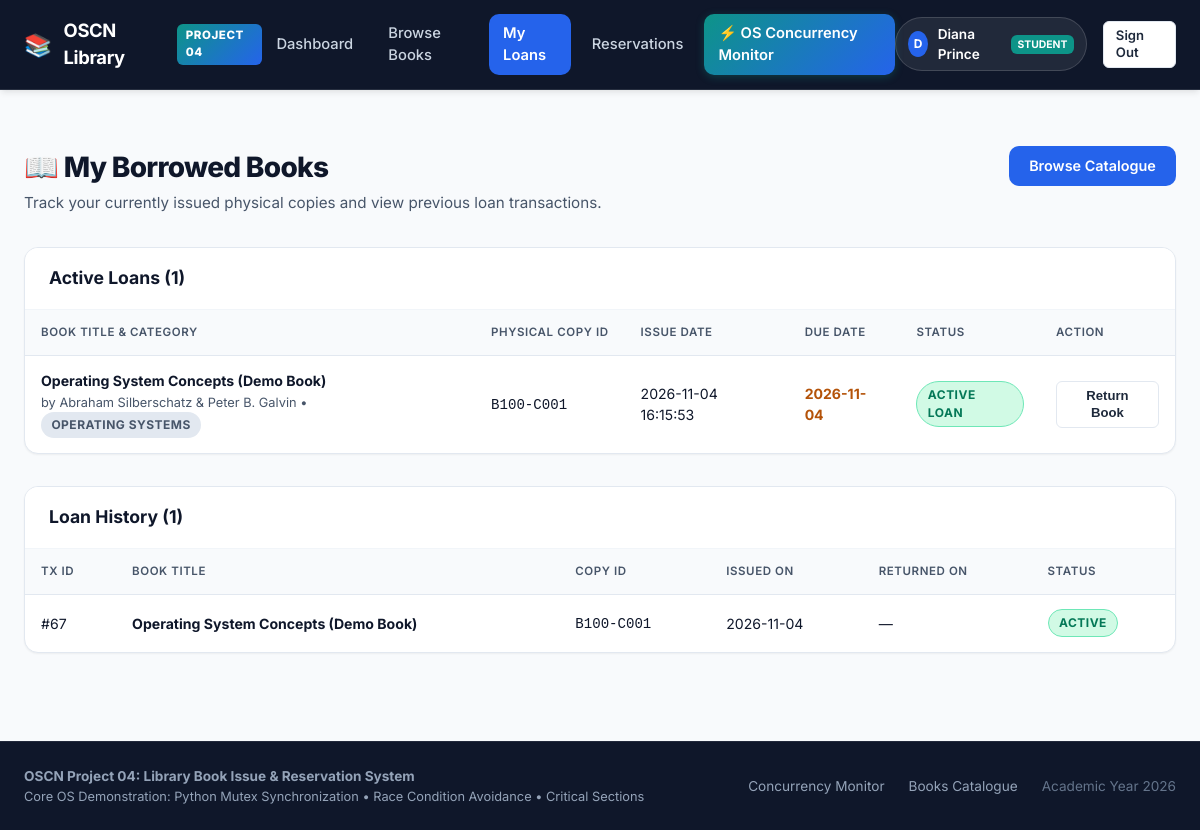
Page /my-books (signed in) on the earlier database version.
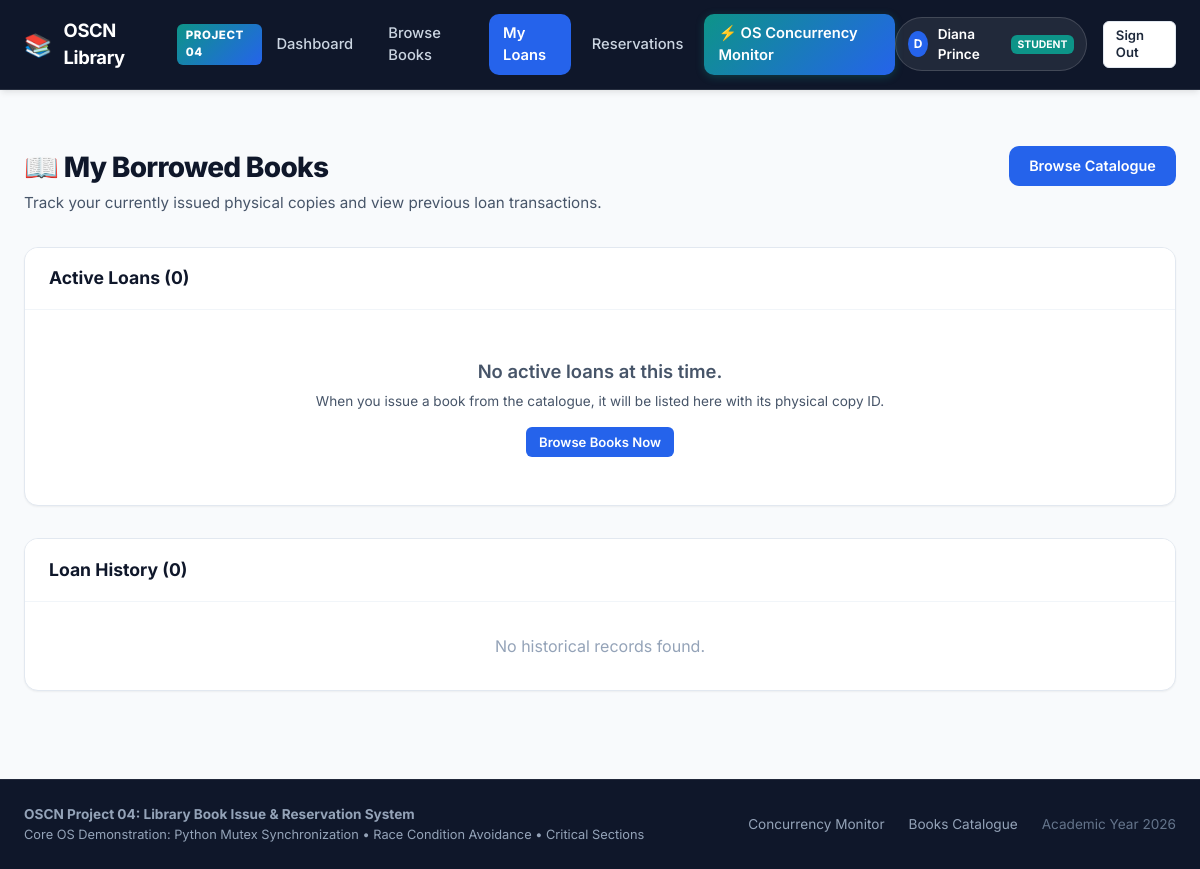
Same page on the later database version.
### tables this page shows
CREATE TABLE transactions (
        transaction_id INTEGER PRIMARY KEY AUTOINCREMENT,
        student_id INTEGER NOT NULL,
        copy_id TEXT NOT NULL,
        issue_date TIMESTAMP DEFAULT CURRENT_TIMESTAMP,
        due_date TIMESTAMP NOT NULL,
        return_date TIMESTAMP,
        status TEXT NOT NULL CHECK(status IN ('ACTIVE', 'RETURNED')) DEFAULT 'ACTIVE',
        FOREIGN KEY (student_id) REFERENCES students (student_id),
        FOREIGN KEY (copy_id) REFERENCES book_copies (copy_id)
    );

CREATE TABLE books (
        book_id TEXT PRIMARY KEY,
        title TEXT NOT NULL,
        author TEXT NOT NULL,
        category TEXT NOT NULL,
        description TEXT,
        cover_image TEXT
    );

### app.py (the view)
@app.route('/my-books')
@auth.student_login_required
def my_books():
    student_id = session['student_id']
    active_loans = models.get_active_transactions_for_student(student_id)
    history = models.get_all_transactions_for_student(student_id)
    return render_template('my_books.html', active_loans=active_loans, history=history)

### app.py (called while the page is built, shortened)
@app.context_processor
def inject_user_context():
    user_info = None
    if 'student_id' in session:
        user_info = {
            "id": session['student_id'],
            "name": session.get('name'),
            "email": session.get('email'),
            "role": "student"
        }
    return {
        "current_user": user_info,
        "now_year": datetime.now().year
    }

### auth.py (called while the page is built)
def student_login_required(f):
    @wraps(f)
    def decorated_function(*args, **kwargs):
        if 'student_id' not in session or session.get('role') != 'student':
            if request.is_json or request.path.startswith('/api/'):
                return jsonify({"success": False, "error": "Authentication required. Please log in as a student."}), 401
            flash("Please log in as a student to access this page.", "warning")
            return redirect(url_for('login_page'))
        return f(*args, **kwargs)
    return decorated_function

### database.py (called while the page is built)
def get_db_connection():
    conn = sqlite3.connect(DB_PATH, timeout=20.0)
    conn.row_factory = sqlite3.Row
    conn.execute("PRAGMA foreign_keys = ON;")
    return conn

### models.py (called while the page is built)
def get_active_transactions_for_student(student_id):
    conn = get_db_connection()
    loans = conn.execute("""
    SELECT
        t.transaction_id, t.student_id, t.copy_id, t.issue_date, t.due_date, t.status,
        b.book_id, b.title, b.author, b.category, b.cover_image
    FROM transactions t
    JOIN book_copies c ON t.copy_id = c.copy_id
    JOIN books b ON c.book_id = b.book_id
    WHERE t.student_id = ? AND t.status = 'ACTIVE'
    ORDER BY t.issue_date DESC
    """, (student_id,)).fetchall()
    conn.close()
    return loans

def get_all_transactions_for_student(student_id):
    conn = get_db_connection()
    history = conn.execute("""
    SELECT
        t.transaction_id, t.student_id, t.copy_id, t.issue_date, t.due_date, t.return_date, t.status,
        b.book_id, b.title, b.author, b.category
    FROM transactions t
    JOIN book_copies c ON t.copy_id = c.copy_id
    JOIN books b ON c.book_id = b.book_id
    WHERE t.student_id = ?
    ORDER BY t.transaction_id DESC
    """, (student_id,)).fetchall()
    conn.close()
    return history

### templates/my_books.html (shortened to what this page needs)
{% extends "base.html" %}
{% block content %}
<div class="page-header">
    <div>
        <h1 class="page-title">
            <span>📖 My Borrowed Books</span>
        </h1>
        <p class="page-subtitle">Track your currently issued physical copies and view previous loan transactions.</p>
    </div>
    <a href="{{ url_for('books_catalogue') }}" class="btn btn-primary">Browse Catalogue</a>
</div>
<div class="card">
    <div class="card-header">
        <h3>Active Loans ({{ active_loans | length }})</h3>
    </div>
    <div class="card-body" style="padding: 0;">
        {% if active_loans %}
            <div class="table-responsive">
                <table class="table">
                    <thead>
                        <tr>
                            <th>Book Title & Category</th>
                            <th>Physical Copy ID</th>
                            <th>Issue Date</th>
                            <th>Due Date</th>
                            <th>Status</th>
                            <th>Action</th>
                        </tr>
                    </thead>
                    <tbody>
                        {% for loan in active_loans %}
                        <tr>
                            <td>
                                <strong>{{ loan.title }}</strong><br>
                                <span style="font-size: 0.8rem; color: var(--text-secondary);">by {{ loan.author }} • <span class="badge badge-completed">{{ loan.category }}</span></span>
                            </td>
                            <td><code>{{ loan.copy_id }}</code></td>
                            <td>{{ loan.issue_date }}</td>
                            <td><strong style="color: #B45309;">{{ loan.due_date[:10] }}</strong></td>
                            <td><span class="badge badge-ready">ACTIVE LOAN</span></td>
                            <td>
                                <form action="{{ url_for('return_action') }}" method="POST">
                                    <button type="submit" class="btn btn-secondary btn-sm" onclick="return confirm('Confirm return of copy {{ loan.copy_id }}?')">
                                        Return Book
                                    </button>
                                </form>
                            </td>
                        </tr>
                        {% endfor %}
                    </tbody>
                </table>
            </div>
        {% else %}
            <div style="text-align: center; padding: 3rem 1rem; color: var(--text-secondary);">
                <p style="font-size: 1.15rem; font-weight: 600;">No active loans at this time.</p>
                <p style="font-size: 0.85rem; margin-top: 0.3rem;">When you issue a book from the catalogue, it will be listed here with its physical copy ID.</p>
                <a href="{{ url_for('books_catalogue') }}" class="btn btn-primary btn-sm" style="margin-top: 1rem;">Browse Books Now</a>
            </div>
        {% endif %}
    </div>
</div>
<div class="card" style="margin-top: 2rem;">
    <div class="card-header">
        <h3>Loan History ({{ history | length }})</h3>
    </div>
    <div class="card-body" style="padding: 0;">
        {% if history %}
            <div class="table-responsive">
                <table class="table">
                    <thead>
                        <tr>
                            <th>Tx ID</th>
                            <th>Book Title</th>
                            <th>Copy ID</th>
                            <th>Issued On</th>
                            <th>Returned On</th>
                            <th>Status</th>
                        </tr>
                    </thead>
                    <tbody>
                        {% for tx in history %}
                        <tr>
                            <td>#{{ tx.transaction_id }}</td>
                            <td><strong>{{ tx.title }}</strong></td>
                            <td><code>{{ tx.copy_id }}</code></td>
                            <td>{{ tx.issue_date[:10] }}</td>
                            <td>{{ tx.return_date[:10] if tx.return_date else '—' }}</td>
                            <td>
                                <span class="badge {% if tx.status == 'ACTIVE' %}badge-ready{% else %}badge-completed{% endif %}">
                                    {{ tx.status }}
                                </span>
                            </td>
                        </tr>
                        {% endfor %}
                    </tbody>
                </table>
            </div>
        {% else %}
            <div style="text-align: center; padding: 2rem 1rem; color: var(--text-muted);">
                No historical records found.
            </div>
        {% endif %}
    </div>
</div>
{% endblock %}

### templates/base.html (shortened to what this page needs)
<!DOCTYPE html>
<html lang="en">
<head>
    <link rel="stylesheet" href="{{ url_for('static', filename='css/style.css') }}">
</head>
<body>
    <header class="navbar">
        <div class="nav-container">
            <a href="{{ url_for('index') }}" class="nav-brand">
                <span style="font-size: 1.4rem;">📚</span>
                <span>OSCN Library</span>
                <span class="brand-badge">Project 04</span>
            </a>
            <nav>
                <ul class="nav-menu">
                    {% if current_user %}
                        {% if current_user.role == 'student' %}
                            <li class="nav-item">
                                <a href="{{ url_for('dashboard') }}" class="{% if request.path == '/dashboard' %}active{% endif %}">
                                    <span>Dashboard</span>
                                </a>
                            </li>
                            <li class="nav-item">
                                <a href="{{ url_for('books_catalogue') }}" class="{% if request.path == '/books' %}active{% endif %}">
                                    <span>Browse Books</span>
                                </a>
                            </li>
                            <li class="nav-item">
                                <a href="{{ url_for('my_books') }}" class="{% if request.path == '/my-books' %}active{% endif %}">
                                    <span>My Loans</span>
                                </a>
                            </li>
                            <li class="nav-item">
                                <a href="{{ url_for('reservations_page') }}" class="{% if request.path == '/reservations' %}active{% endif %}">
                                    <span>Reservations</span>
                                </a>
                            </li>
                        {% endif %}
                        <li class="nav-item">
                            <a href="{{ url_for('concurrency_page') }}" class="concurrency-nav-btn {% if request.path == '/concurrency' %}active{% endif %}">
                                <span>⚡ OS Concurrency Monitor</span>
                            </a>
                        </li>
                    {% endif %}
                </ul>
            </nav>
            <div class="nav-user">
                {% if current_user %}
                    <div class="user-pill">
                        <div class="user-avatar">{{ current_user.name[0] | upper }}</div>
                        <span style="font-weight: 600;">{{ current_user.name }}</span>
                        <span class="user-role-badge">{{ current_user.role }}</span>
                    </div>
                    <a href="{{ url_for('logout') }}" class="btn btn-secondary btn-sm" title="Sign Out">Sign Out</a>
                {% else %}
                    <a href="{{ url_for('login_page') }}" class="btn btn-primary btn-sm">Sign In</a>
                {% endif %}
            </div>
        </div>
    </header>
    <main class="main-content">
        {% block content %}{% endblock %}
    </main>
    <footer class="footer">
        <div class="footer-container">
            <div>
                <strong>OSCN Project 04: Library Book Issue & Reservation System</strong><br>
                <span style="font-size: 0.8rem;">Core OS Demonstration: Python Mutex Synchronization • Race Condition Avoidance • Critical Sections</span>
            </div>
            <div class="footer-links">
                <a href="{{ url_for('concurrency_page') }}">Concurrency Monitor</a>
                <a href="{{ url_for('books_catalogue') }}">Books Catalogue</a>
                <span style="color: #64748B;">Academic Year {{ now_year }}</span>
            </div>
        </div>
    </footer>
</body>
</html>

Differences in the rows shown:
removed transactions: title "Operating System Concepts (Demo Book)", author "Abraham Silberschatz & Peter B. Galvin", category "OPERATING SYSTEMS", copy_id "B100-C001", issue_date "2026-11-04 16:15:53", due_date "2026-11-04", transaction_id "67", issue_date "2026-11-04", return_date "—", status "ACTIVE"
Other differences:
{{ active_loans | length }}: "1" → "0"
{{ history | length }}: "1" → "0"
text no longer shown: "BOOK TITLE & CATEGORY PHYSICAL COPY ID ISSUE DATE DUE DATE STATUS ACTION TX ID BOOK TITLE COPY ID ISSUED ON RETURNED ON STATUS"
text now shown: "No active loans at this time. When you issue a book from the catalogue, it will be listed here with its physical copy ID. Browse Books Now No historical records found."
